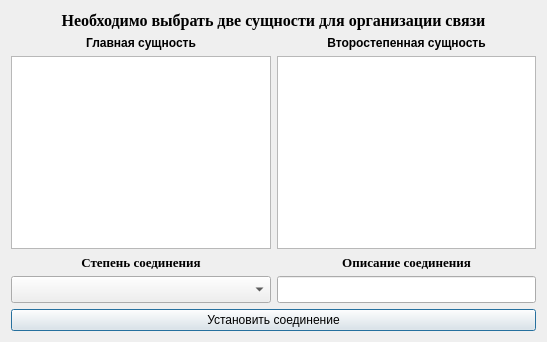
<?xml version="1.0" encoding="UTF-8"?>
<ui version="4.0">
 <class>setSvyaz</class>
 <widget class="QDialog" name="setSvyaz">
  <property name="geometry">
   <rect>
    <x>0</x>
    <y>0</y>
    <width>547</width>
    <height>342</height>
   </rect>
  </property>
  <property name="windowTitle">
   <string>Dialog</string>
  </property>
  <layout class="QGridLayout" name="gridLayout">
   <item row="4" column="0">
    <widget class="QComboBox" name="comboBox">
     <property name="font">
      <font>
       <family>Times New Roman</family>
       <pointsize>12</pointsize>
       <weight>75</weight>
       <bold>true</bold>
      </font>
     </property>
     <property name="sizeAdjustPolicy">
      <enum>QComboBox::AdjustToContentsOnFirstShow</enum>
     </property>
    </widget>
   </item>
   <item row="4" column="1">
    <widget class="QLineEdit" name="lineEdit">
     <property name="font">
      <font>
       <family>Times New Roman</family>
       <pointsize>12</pointsize>
       <weight>75</weight>
       <bold>true</bold>
      </font>
     </property>
    </widget>
   </item>
   <item row="5" column="0" colspan="2">
    <widget class="QPushButton" name="pushButton">
     <property name="text">
      <string>Установить соединение</string>
     </property>
    </widget>
   </item>
   <item row="2" column="0">
    <widget class="QListWidget" name="listWidget"/>
   </item>
   <item row="2" column="1">
    <widget class="QListWidget" name="listWidget_2"/>
   </item>
   <item row="3" column="1">
    <widget class="QLabel" name="label_2">
     <property name="font">
      <font>
       <family>Times New Roman</family>
       <pointsize>10</pointsize>
       <weight>75</weight>
       <bold>true</bold>
      </font>
     </property>
     <property name="text">
      <string>Описание соединения</string>
     </property>
     <property name="alignment">
      <set>Qt::AlignCenter</set>
     </property>
    </widget>
   </item>
   <item row="3" column="0">
    <widget class="QLabel" name="label">
     <property name="font">
      <font>
       <family>Times New Roman</family>
       <pointsize>10</pointsize>
       <weight>75</weight>
       <bold>true</bold>
      </font>
     </property>
     <property name="text">
      <string>Степень соединения</string>
     </property>
     <property name="alignment">
      <set>Qt::AlignCenter</set>
     </property>
    </widget>
   </item>
   <item row="0" column="0" colspan="2">
    <widget class="QLabel" name="label_3">
     <property name="font">
      <font>
       <family>Times New Roman</family>
       <pointsize>12</pointsize>
       <weight>75</weight>
       <bold>true</bold>
      </font>
     </property>
     <property name="text">
      <string>Необходимо выбрать две сущности для организации связи</string>
     </property>
     <property name="alignment">
      <set>Qt::AlignCenter</set>
     </property>
    </widget>
   </item>
   <item row="1" column="0">
    <widget class="QLabel" name="label_4">
     <property name="font">
      <font>
       <weight>75</weight>
       <bold>true</bold>
      </font>
     </property>
     <property name="text">
      <string>Главная сущность</string>
     </property>
     <property name="alignment">
      <set>Qt::AlignCenter</set>
     </property>
    </widget>
   </item>
   <item row="1" column="1">
    <widget class="QLabel" name="label_5">
     <property name="font">
      <font>
       <weight>75</weight>
       <bold>true</bold>
      </font>
     </property>
     <property name="text">
      <string>Второстепенная сущность</string>
     </property>
     <property name="alignment">
      <set>Qt::AlignCenter</set>
     </property>
    </widget>
   </item>
  </layout>
 </widget>
 <resources/>
 <connections/>
</ui>
